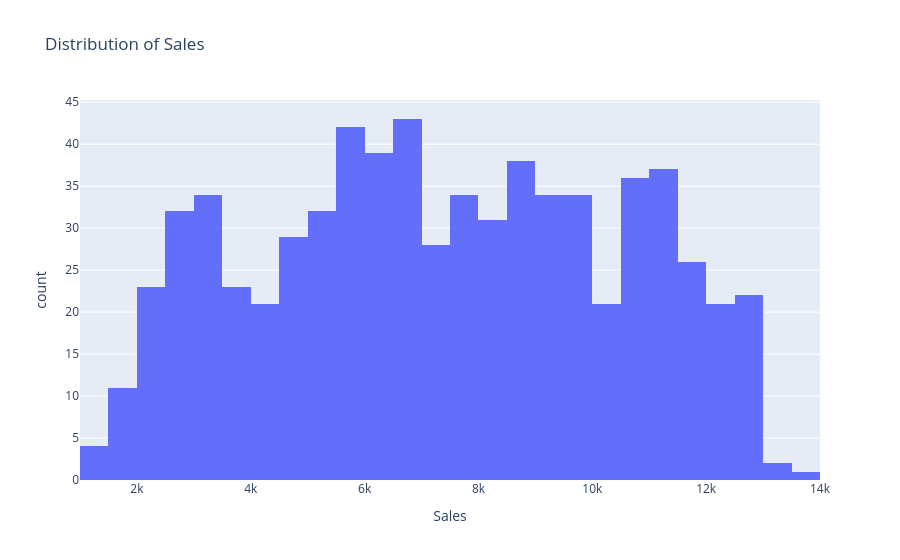
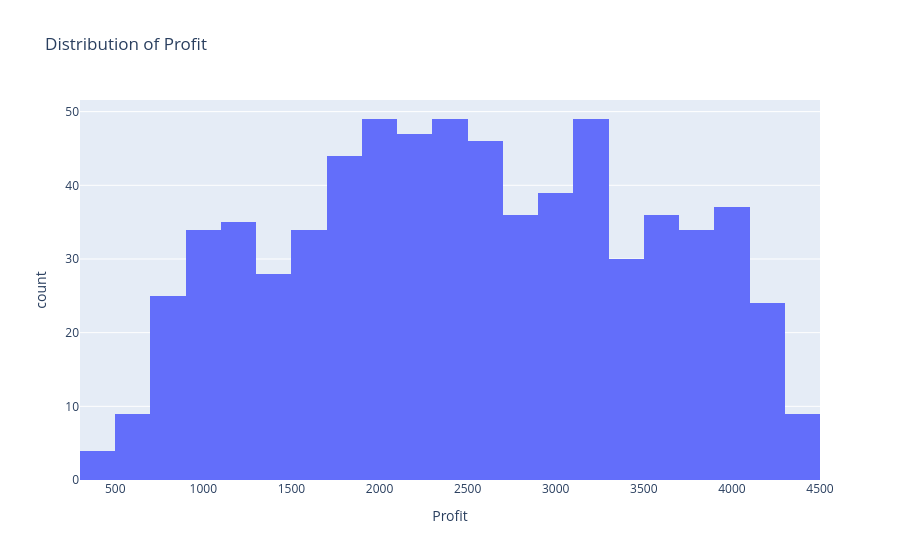
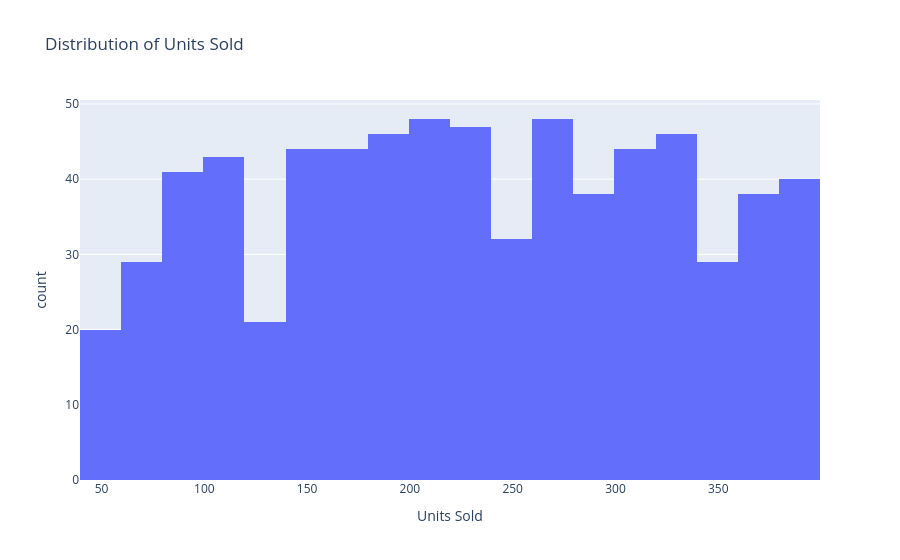
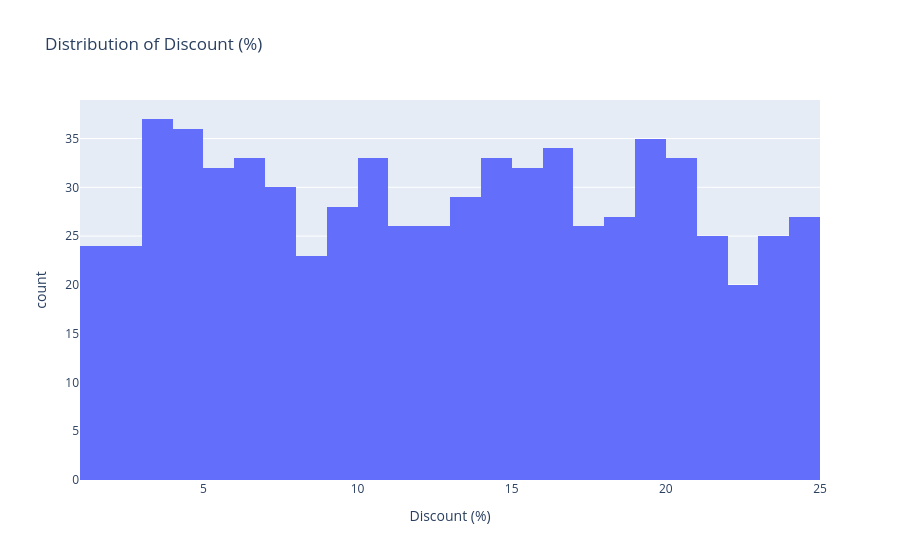

Notebook cell for these charts, in order:
### Markdown cell above
- Average sale is 7,358 and average profit is 2,488. On average 227 units are sold, with a 12.8% discount and a 3.66 rating.
- Skewness is close to 0 for all variables, so the distributions are symmetric.

### Code cell
import plotly.express as px

for col in data.columns:
    px.histogram(df, x=col, nbins=30, title=f'Distribution of {col}').show()

### Figure 1 — Plotly figure (JSON) as saved in the notebook; plotly's stock layout.template omitted (floating-point values rounded to 4 significant figures; data arrays with more than 128 entries replaced by an {"elided": "..."} marker saying what was removed)
{"data": [{"bingroup": "x", "hovertemplate": "Sales=%{x}<br>count=%{y}<extra></extra>", "legendgroup": "", "marker": {"color": "#636efa", "pattern": {"shape": ""}}, "name": "", "nbinsx": 30, "orientation": "v", "showlegend": false, "type": "histogram", "x": {"elided": "698 float values"}, "xaxis": "x", "yaxis": "y"}], "layout": {"barmode": "relative", "legend": {"tracegroupgap": 0}, "title": {"text": "Distribution of Sales"}, "xaxis": {"anchor": "y", "domain": [0, 1], "title": {"text": "Sales"}}, "yaxis": {"anchor": "x", "domain": [0, 1], "title": {"text": "count"}}}}

### Figure 2 — Plotly figure (JSON) as saved in the notebook; plotly's stock layout.template omitted (floating-point values rounded to 4 significant figures; data arrays with more than 128 entries replaced by an {"elided": "..."} marker saying what was removed)
{"data": [{"bingroup": "x", "hovertemplate": "Profit=%{x}<br>count=%{y}<extra></extra>", "legendgroup": "", "marker": {"color": "#636efa", "pattern": {"shape": ""}}, "name": "", "nbinsx": 30, "orientation": "v", "showlegend": false, "type": "histogram", "x": {"elided": "698 float values"}, "xaxis": "x", "yaxis": "y"}], "layout": {"barmode": "relative", "legend": {"tracegroupgap": 0}, "title": {"text": "Distribution of Profit"}, "xaxis": {"anchor": "y", "domain": [0, 1], "title": {"text": "Profit"}}, "yaxis": {"anchor": "x", "domain": [0, 1], "title": {"text": "count"}}}}

### Figure 3 — Plotly figure (JSON) as saved in the notebook; plotly's stock layout.template omitted (floating-point values rounded to 4 significant figures; data arrays with more than 128 entries replaced by an {"elided": "..."} marker saying what was removed)
{"data": [{"bingroup": "x", "hovertemplate": "Units Sold=%{x}<br>count=%{y}<extra></extra>", "legendgroup": "", "marker": {"color": "#636efa", "pattern": {"shape": ""}}, "name": "", "nbinsx": 30, "orientation": "v", "showlegend": false, "type": "histogram", "x": {"elided": "698 int values"}, "xaxis": "x", "yaxis": "y"}], "layout": {"barmode": "relative", "legend": {"tracegroupgap": 0}, "title": {"text": "Distribution of Units Sold"}, "xaxis": {"anchor": "y", "domain": [0, 1], "title": {"text": "Units Sold"}}, "yaxis": {"anchor": "x", "domain": [0, 1], "title": {"text": "count"}}}}

### Figure 4 — Plotly figure (JSON) as saved in the notebook; plotly's stock layout.template omitted (floating-point values rounded to 4 significant figures; data arrays with more than 128 entries replaced by an {"elided": "..."} marker saying what was removed)
{"data": [{"bingroup": "x", "hovertemplate": "Discount (%)=%{x}<br>count=%{y}<extra></extra>", "legendgroup": "", "marker": {"color": "#636efa", "pattern": {"shape": ""}}, "name": "", "nbinsx": 30, "orientation": "v", "showlegend": false, "type": "histogram", "x": {"elided": "698 float values"}, "xaxis": "x", "yaxis": "y"}], "layout": {"barmode": "relative", "legend": {"tracegroupgap": 0}, "title": {"text": "Distribution of Discount (%)"}, "xaxis": {"anchor": "y", "domain": [0, 1], "title": {"text": "Discount (%)"}}, "yaxis": {"anchor": "x", "domain": [0, 1], "title": {"text": "count"}}}}
